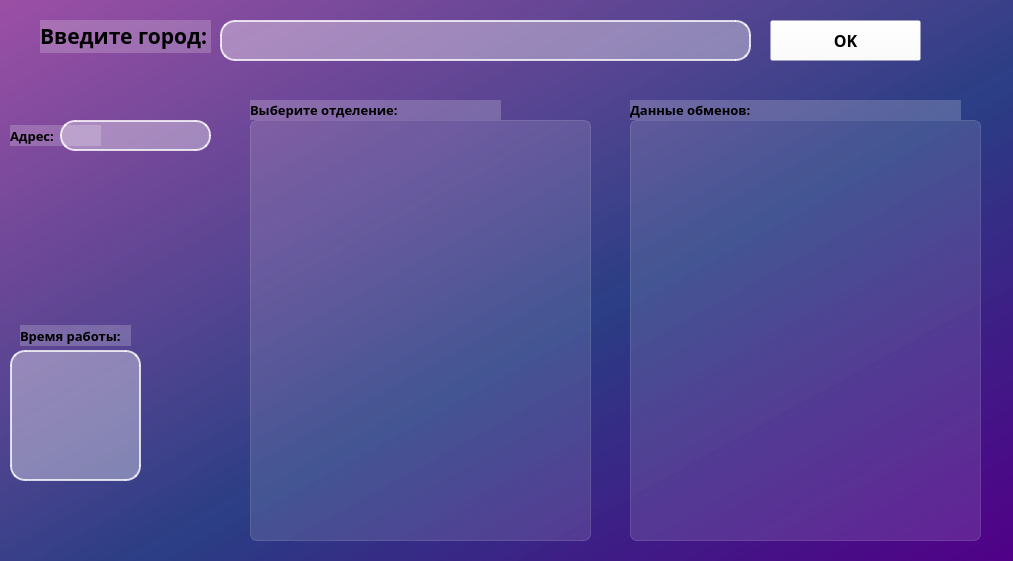
<?xml version="1.0" encoding="UTF-8"?>
<ui version="4.0">
 <class>Form</class>
 <widget class="QWidget" name="Form">
  <property name="geometry">
   <rect>
    <x>0</x>
    <y>0</y>
    <width>1013</width>
    <height>561</height>
   </rect>
  </property>
  <property name="windowTitle">
   <string>Form</string>
  </property>
  <property name="styleSheet">
   <string notr="true">background-color: qlineargradient(spread:pad, x1:1, y1:1, x2:0, y2:0, stop:0 rgba(81, 0, 135, 255), stop:0.427447 rgba(41, 61, 132, 235), stop:1 rgba(155, 79, 165, 255));
font-family: Allods</string>
  </property>
  <widget class="QLabel" name="city_label">
   <property name="geometry">
    <rect>
     <x>40</x>
     <y>20</y>
     <width>171</width>
     <height>33</height>
    </rect>
   </property>
   <property name="styleSheet">
    <string notr="true">background-color: rgb(255, 255, 255, 50);
color: black;
font-weight: bold;
font-size: 15pt;</string>
   </property>
   <property name="text">
    <string>&lt;html&gt;&lt;head/&gt;&lt;body&gt;&lt;p&gt;&lt;span style=&quot; font-size:16pt;&quot;&gt;Введите город:&lt;/span&gt;&lt;/p&gt;&lt;/body&gt;&lt;/html&gt;</string>
   </property>
  </widget>
  <widget class="QPushButton" name="pushButton">
   <property name="geometry">
    <rect>
     <x>770</x>
     <y>20</y>
     <width>151</width>
     <height>41</height>
    </rect>
   </property>
   <property name="styleSheet">
    <string notr="true">background-color: rgb(255, 255, 255, 10);
color: black;
font-weight: bold;
font-size: 12pt;</string>
   </property>
   <property name="text">
    <string>OK</string>
   </property>
  </widget>
  <widget class="QLineEdit" name="lineEdit">
   <property name="geometry">
    <rect>
     <x>220</x>
     <y>20</y>
     <width>531</width>
     <height>41</height>
    </rect>
   </property>
   <property name="styleSheet">
    <string notr="true">background-color: rgba(255, 255, 255, 90);
border-radius: 15px;
border: 2px solid rgba(255, 255, 255, 200);</string>
   </property>
  </widget>
  <widget class="QListWidget" name="listWidget">
   <property name="geometry">
    <rect>
     <x>250</x>
     <y>120</y>
     <width>341</width>
     <height>421</height>
    </rect>
   </property>
   <property name="styleSheet">
    <string notr="true">background-color: rgba(255, 255, 255, 30);
border: 1px solid rgba(255, 255, 255, 40);
border-radius: 7px;</string>
   </property>
  </widget>
  <widget class="QLabel" name="address_label">
   <property name="geometry">
    <rect>
     <x>60</x>
     <y>120</y>
     <width>151</width>
     <height>31</height>
    </rect>
   </property>
   <property name="styleSheet">
    <string notr="true">background-color: rgba(255, 255, 255, 90);
border-radius: 15px;
border: 2px solid rgba(255, 255, 255, 200);
font-size: 10pt;
</string>
   </property>
   <property name="text">
    <string/>
   </property>
  </widget>
  <widget class="QLabel" name="time_label">
   <property name="geometry">
    <rect>
     <x>10</x>
     <y>350</y>
     <width>131</width>
     <height>131</height>
    </rect>
   </property>
   <property name="styleSheet">
    <string notr="true">background-color: rgba(255, 255, 255, 90);
border-radius: 15px;
border: 2px solid rgba(255, 255, 255, 200);
font-size: 10pt;</string>
   </property>
   <property name="text">
    <string/>
   </property>
  </widget>
  <widget class="QTextEdit" name="textEdit">
   <property name="geometry">
    <rect>
     <x>630</x>
     <y>120</y>
     <width>351</width>
     <height>421</height>
    </rect>
   </property>
   <property name="styleSheet">
    <string notr="true">background-color: rgba(255, 255, 255, 30);
border: 1px solid rgba(255, 255, 255, 40);
border-radius: 7px;</string>
   </property>
  </widget>
  <widget class="QLabel" name="labelAdr">
   <property name="geometry">
    <rect>
     <x>10</x>
     <y>125</y>
     <width>91</width>
     <height>21</height>
    </rect>
   </property>
   <property name="styleSheet">
    <string notr="true">background-color: rgb(255, 255, 255, 50);
color: black;
font-weight: bold;
font-size: 10pt;</string>
   </property>
   <property name="text">
    <string>Адрес:</string>
   </property>
  </widget>
  <widget class="QLabel" name="labelTW">
   <property name="geometry">
    <rect>
     <x>20</x>
     <y>325</y>
     <width>111</width>
     <height>21</height>
    </rect>
   </property>
   <property name="styleSheet">
    <string notr="true">background-color: rgb(255, 255, 255, 50);
color: black;
font-weight: bold;
font-size: 10pt;</string>
   </property>
   <property name="text">
    <string>Время работы:</string>
   </property>
  </widget>
  <widget class="QLabel" name="label">
   <property name="geometry">
    <rect>
     <x>250</x>
     <y>100</y>
     <width>251</width>
     <height>20</height>
    </rect>
   </property>
   <property name="styleSheet">
    <string notr="true">background-color: rgb(255, 255, 255, 50);
color: black;
font-weight: bold;
font-size: 10pt;</string>
   </property>
   <property name="text">
    <string>Выберите отделение:</string>
   </property>
  </widget>
  <widget class="QLabel" name="label_2">
   <property name="geometry">
    <rect>
     <x>630</x>
     <y>100</y>
     <width>331</width>
     <height>20</height>
    </rect>
   </property>
   <property name="styleSheet">
    <string notr="true">background-color: rgb(255, 255, 255, 50);
color: black;
font-weight: bold;
font-size: 10pt;</string>
   </property>
   <property name="text">
    <string>Данные обменов:</string>
   </property>
  </widget>
 </widget>
 <resources/>
 <connections>
  <connection>
   <sender>lineEdit</sender>
   <signal>returnPressed()</signal>
   <receiver>pushButton</receiver>
   <slot>click()</slot>
   <hints>
    <hint type="sourcelabel">
     <x>749</x>
     <y>41</y>
    </hint>
    <hint type="destinationlabel">
     <x>821</x>
     <y>38</y>
    </hint>
   </hints>
  </connection>
 </connections>
</ui>
